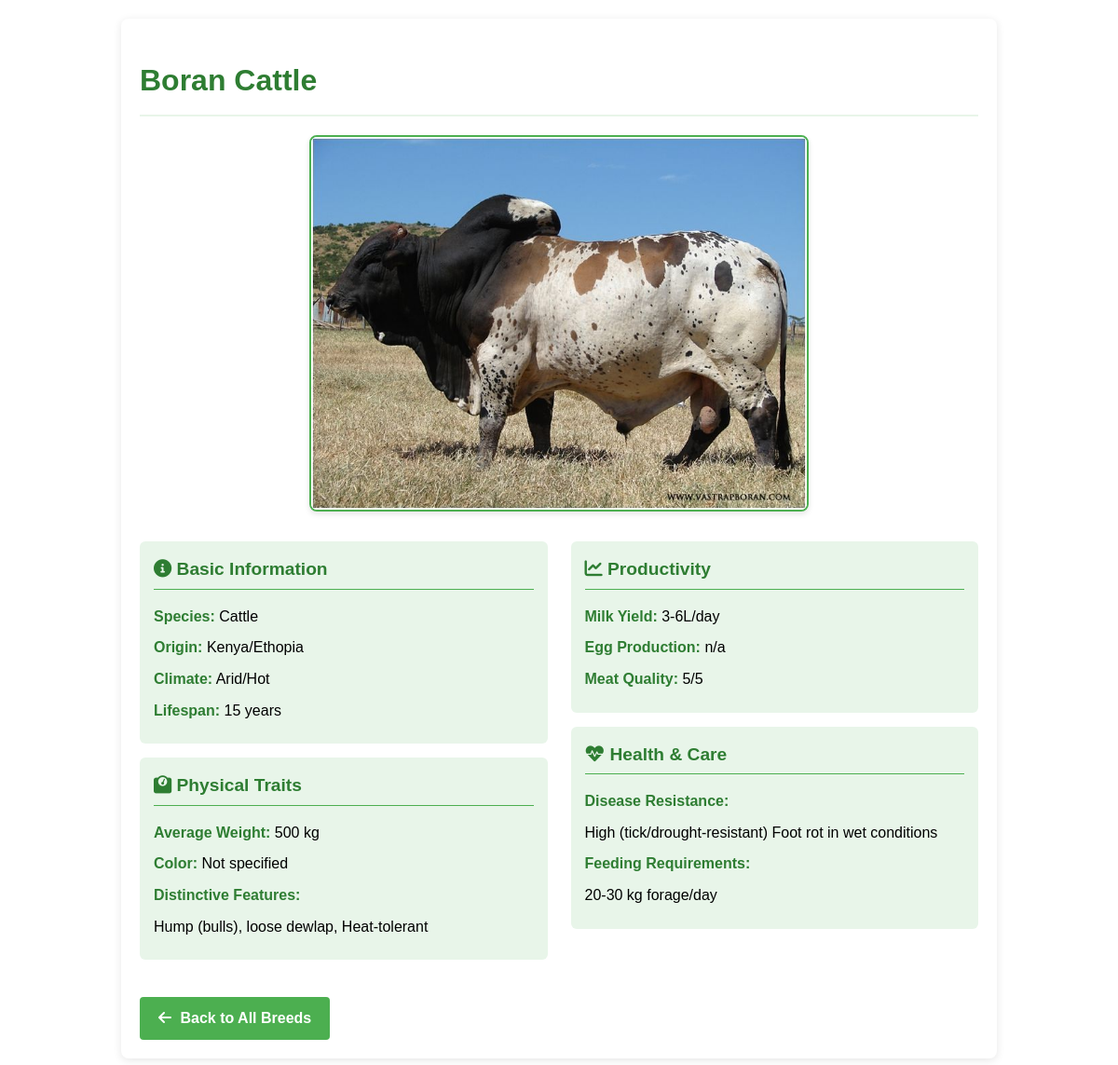
Page /breeds/2/ on the committed database.
### advisor/models.py (models this page shows, shortened)
class Breed(models.Model):
    SPECIES_CHOICES = [
        ('cattle', 'Cattle'),
        ('goat', 'Goat'),
        ('sheep', 'Sheep'),
        ('poultry', 'Poultry'),
        ('other', 'Other')
    ]
    CLIMATE_CHOICES = [
        ('arid', 'Arid/Hot'),
        ('temperate', 'Temperate'),
        ('cold', 'Cold'),
        ('all', 'All Climates')
    ]
    name = models.CharField(max_length=100, unique=True)
    species = models.CharField(max_length=20, choices=SPECIES_CHOICES)
    origin = models.CharField(max_length=100, blank=True)
    climate_suitability = models.CharField(max_length=20, choices=CLIMATE_CHOICES)
    avg_weight_kg = models.PositiveIntegerField(help_text="Average weight in kilograms")
    lifespan_years = models.PositiveIntegerField(
        validators=[MinValueValidator(1), MaxValueValidator(30)],
        help_text="Typical lifespan in years"
    )
    distinguishing_features = models.TextField(blank=True)
    milk_yield = models.CharField(
        max_length=50,
        blank=True,
        help_text="e.g., 5-8L/day for dairy breeds"
    )
    meat_quality_rating = models.PositiveIntegerField(
        blank=True,
        null=True,
        validators=[MinValueValidator(1), MaxValueValidator(5)],
        help_text="Rating 1-5 (5=best)"
    )
    egg_production = models.CharField(
        max_length=50,
        blank=True,
        help_text="e.g., 100-120/year for poultry"
    )
    disease_resistance = models.TextField(blank=True)
    feeding_requirements = models.TextField(blank=True)
    special_considerations = models.TextField(blank=True)
    image = models.ImageField(
        upload_to='advisor/images/breeds/',
        blank=True,
        help_text="Optimal size: 600x400px"
    )
    video_url = models.URLField(
        blank=True,
        help_text="YouTube/Vimeo link (optional)"
    )
    date_added = models.DateTimeField(auto_now_add=True)
    last_updated = models.DateTimeField(auto_now=True)
    is_featured = models.BooleanField(default=False)
    class Meta:
        ordering = ['species', 'name']
        verbose_name_plural = "Breeds"

### advisor/views.py (the view)
# urls.py: path('breeds/<int:pk>/', BreedDetailView.as_view(), name='breed_detail'),
class BreedDetailView(DetailView):
    model = Breed
    template_name = 'advisor/breed_detail.html'
    context_object_name = 'breed'
    def get_context_data(self, **kwargs):
        context = super().get_context_data(**kwargs)
        context['related_breeds'] = Breed.objects.filter(
            species=self.object.species
        ).exclude(
            pk=self.object.pk
        )[:4]
        return context

### advisor/templates/advisor/breed_detail.html (shortened to what this page needs)
<!DOCTYPE html>
<html>
<head>
    <link rel="stylesheet" href="https://cdnjs.cloudflare.com/ajax/libs/font-awesome/6.0.0/css/all.min.css">
</head>
<body>
    <div class="breed-detail-container">
        <h1>{{ breed.name }}</h1>
        <div class="breed-image">
            {% if breed.image %}
            <img src="{{ breed.image.url }}" alt="{{ breed.name }}">
            {% else %}
            <div style="background: var(--light-green); padding: 40px; text-align: center; border-radius: 8px;">
                <i class="fas fa-paw" style="font-size: 3em; color: var(--dark-green);"></i>
                <p>No image available</p>
            </div>
            {% endif %}
        </div>
        <div class="breed-info">
            <div>
                <div class="info-section">
                    <h2><i class="fas fa-info-circle"></i> Basic Information</h2>
                    <p><strong>Species:</strong> {{ breed.get_species_display }}</p>
                    <p><strong>Origin:</strong> {{ breed.origin|default:"Not specified" }}</p>
                    <p><strong>Climate:</strong> {{ breed.get_climate_suitability_display }}</p>
                    {% if breed.lifespan_years %}
                    <p><strong>Lifespan:</strong> {{ breed.lifespan_years }} years</p>
                    {% endif %}
                </div>
                <div class="info-section">
                    <h2><i class="fas fa-weight"></i> Physical Traits</h2>
                    <p><strong>Average Weight:</strong> {{ breed.avg_weight_kg }} kg</p>
                    <p><strong>Color:</strong> {{ breed.color|default:"Not specified" }}</p>
                    <p><strong>Distinctive Features:</strong></p>
                    <p>{{ breed.distinguishing_features|default:"Not specified" }}</p>
                </div>
            </div>
            <div>
                <div class="info-section">
                    <h2><i class="fas fa-chart-line"></i> Productivity</h2>
                    {% if breed.milk_yield %}
                    <p><strong>Milk Yield:</strong> {{ breed.milk_yield }}</p>
                    {% endif %}
                    {% if breed.egg_production %}
                    <p><strong>Egg Production:</strong> {{ breed.egg_production }}</p>
                    {% endif %}
                    {% if breed.meat_quality_rating %}
                    <p><strong>Meat Quality:</strong> {{ breed.meat_quality_rating }}/5</p>
                    {% endif %}
                </div>
                <div class="info-section">
                    <h2><i class="fas fa-heartbeat"></i> Health & Care</h2>
                    <p><strong>Disease Resistance:</strong></p>
                    <p>{{ breed.disease_resistance|default:"Not specified" }}</p>
                    <p><strong>Feeding Requirements:</strong></p>
                    <p>{{ breed.feeding_requirements|default:"Not specified" }}</p>
                </div>
            </div>
        </div>
        <a href="{% url 'breed_list' %}" class="btn-back">
            <i class="fas fa-arrow-left"></i> Back to All Breeds
        </a>
    </div>
</body>
</html>

### advisor/templates/advisor/breed_detail.html (style rules this page uses)
:root { --primary-green: #4CAF50; --dark-green: #2E7D32; --light-green: #E8F5E9; --white: #FFFFFF; }
body { font-family: Arial, sans-serif; margin: 0; padding: 20px; background-color: var(--white); line-height: 1.6; }
.breed-detail-container { max-width: 900px; margin: 0 auto; padding: 20px; background-color: var(--white); border-radius: 8px; box-shadow: 0 2px 10px rgba(0,0,0,0.1); }
h1 { color: var(--dark-green); margin-bottom: 20px; border-bottom: 2px solid var(--light-green); padding-bottom: 10px; }
.breed-image { text-align: center; margin-bottom: 25px; }
.breed-image img { max-width: 100%; height: auto; max-height: 400px; border-radius: 8px; border: 2px solid var(--primary-green); box-shadow: 0 3px 6px rgba(0,0,0,0.1); }
.breed-info { display: grid; grid-template-columns: 1fr 1fr; gap: 25px; }
.info-section { background-color: var(--light-green); padding: 15px; border-radius: 6px; margin-bottom: 15px; }
.info-section h2 { color: var(--dark-green); margin-top: 0; font-size: 1.2em; border-bottom: 1px solid var(--primary-green); padding-bottom: 5px; }
.info-section p { margin: 8px 0; }
.info-section strong { color: var(--dark-green); }
.btn-back { display: inline-block; margin-top: 25px; padding: 10px 20px; background-color: var(--primary-green); color: var(--white); text-decoration: none; border-radius: 4px; font-weight: bold; transition: background-color 0.3s; }
.btn-back i { margin-right: 5px; }

### rows in the picture
Breed: name "Boran Cattle", image (picture), species "Cattle", origin "Kenya/Ethopia", climate_suitability "Arid/Hot", lifespan_years "15", avg_weight_kg "500", distinguishing_features "Hump (bulls), loose dewlap, Heat-tolerant", milk_yield "3-6L/day", egg_production "n/a", meat_quality_rating "5", disease_resistance "High (tick/drought-resistant) Foot rot in wet conditions", feeding_requirements "20-30 kg forage/day"

### other values in the picture
{{ breed.color|default:"Not specified" }} "Not specified"
